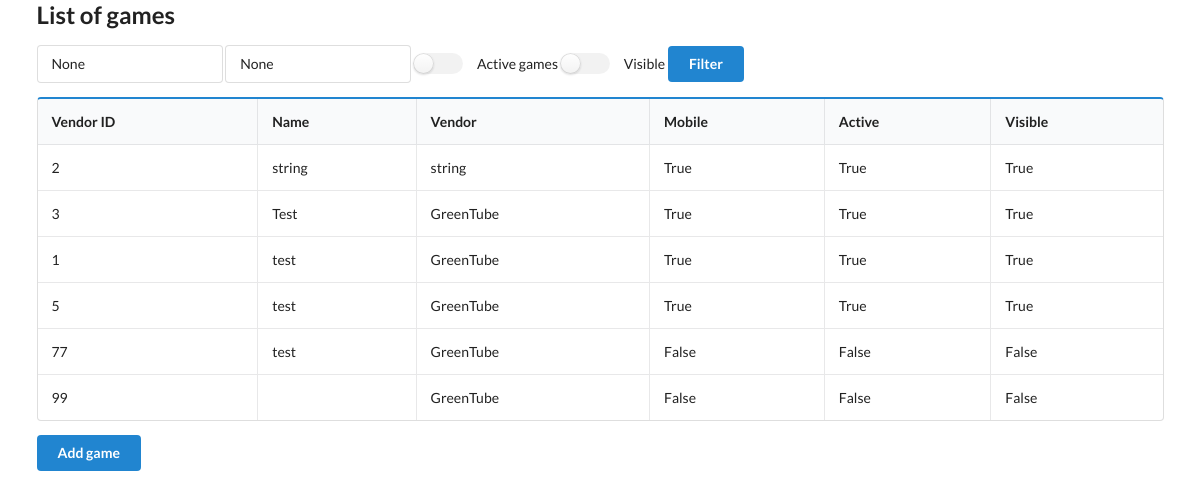
The page / on the database its author committed.
### models.py (models this page shows)
class Game(Base):
    __tablename__ = "games"
    id = Column(Integer, primary_key=True, index=True)
    vendorId = Column(Integer, unique=True, index=True)
    vendor = Column(String)
    name = Column(String)
    mobile = Column(Boolean, default=True)
    active = Column(Boolean, default=True)
    visible = Column(Boolean, default=True)

### main.py (the view)
@app.get("/")
async def dashboard(request: Request, vendorId=None, gameName=None, active=None, visible=None, db: Session = Depends(get_db)):
    games =db.query(Game)
    if vendorId:
        games = games.filter(Game.vendorId == vendorId)
    if gameName:
        games = games.filter(Game.name == gameName)
    if active:
        if active=="on":
            games = games.filter(Game.active == True)
    if visible:
        if visible=="on":
            games = games.filter(Game.visible ==True)
    return templates.TemplateResponse("dashboard.html",{
        "request": request,
        "games":games,
        "vendorId":vendorId,
        "gameName":gameName,
        "active":active,
        "visible":visible
    })

### templates/dashboard.html (shortened to what this page needs)
{% extends "layout.html" %}
{% block content %}
    <form>
        <div class="ui input">
            <input name="vendorId"
                   type="text"
                   placeholder="Vendor Id "
                   value="{{ vendorId }}">
        </div>
        <div class="ui input">
            <input name="gameName" type="text" placeholder="Name" value="{{ gameName }}">
        </div>
        <div class="ui toggle checkbox">
            <label>Active games</label>
        </div>
        <div class="ui toggle checkbox">
            <label>Visible</label>
        </div>
        <button type="submit" class="ui primary button">Filter</button>
    </form>
    <table id="result" class="ui celled padded blue table">
        <thead>
            <tr>
                <th class="single line">Vendor ID</th>
                <th>Name</th>
                <th>Vendor</th>
                <th>Mobile</th>
                <th>Active</th>
                <th>Visible</th>
            </tr>
        </thead>
        <tbody>
            {% for game in games %}
                <tr>
                    <td data-cy="VendorId">{{ game.vendorId }}</td>
                    <td data-cy="Name">{{ game.name }}</td>
                    <td data-cy="Vendor">{{ game.vendor }}</td>
                    <td data-cy="Mobile">{{ game.mobile }}</td>
                    <td data-cy="Active">{{ game.active }}</td>
                    <td data-cy="Visible">{{ game.visible }}</td>
                </tr>
            {% endfor %}
        </tbody>
    </table>
    <div>
        <button id="addGame" class="ui primary button">Add game</button>
    </div>
{% endblock %}

### templates/layout.html (shortened to what this page needs)
<html>
    <head>
        <link rel="stylesheet"
              href="https://cdn.jsdelivr.net/npm/semantic-ui@2.4.2/dist/semantic.min.css">
    </head>
    <body>
        <div id="main" class="ui large container">
            <h2>List of games</h2>
            {% block content %}{% endblock %}
        </div>
</body>
</html>

### rows shown on the page
Game: vendorId "2", name "string", vendor "string", mobile "True", active "True", visible "True"
Game: vendorId "3", name "Test", vendor "GreenTube", mobile "True", active "True", visible "True"
Game: vendorId "1", name "test", vendor "GreenTube", mobile "True", active "True", visible "True"
Game: vendorId "5", name "test", vendor "GreenTube", mobile "True", active "True", visible "True"
Game: vendorId "77", name "test", vendor "GreenTube", mobile "False", active "False", visible "False"
Game: vendorId "99", vendor "GreenTube", mobile "False", active "False", visible "False"
